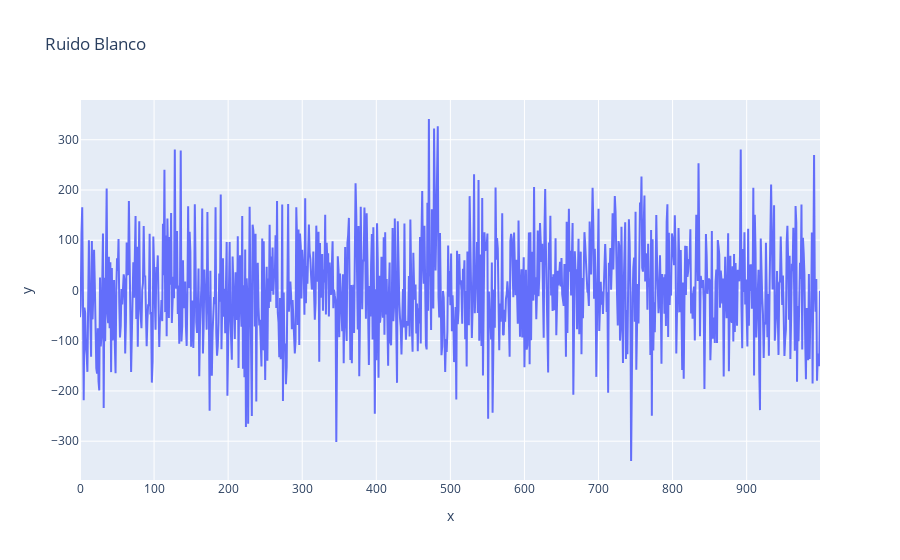

Source (notebook cell):
### Code cell
import numpy as np

n = 1000 # largo de la serie
time = np.arange(n) # valores tiempo
values = np.random.randn(n)*100 # sample

fig = px.line(x = time, y=values, title='Ruido Blanco')
fig.show()

### Figure 1 — Plotly figure (JSON) as saved in the notebook; plotly's stock layout.template omitted (floating-point values rounded to 4 significant figures; data arrays with more than 128 entries replaced by an {"elided": "..."} marker saying what was removed)
{"data": [{"hovertemplate": "x=%{x}<br>y=%{y}<extra></extra>", "legendgroup": "", "line": {"color": "#636efa", "dash": "solid"}, "marker": {"symbol": "circle"}, "mode": "lines", "name": "", "orientation": "v", "showlegend": false, "type": "scatter", "x": {"elided": "1000 int values"}, "xaxis": "x", "y": {"elided": "1000 float values"}, "yaxis": "y"}], "layout": {"legend": {"tracegroupgap": 0}, "title": {"text": "Ruido Blanco"}, "xaxis": {"anchor": "y", "domain": [0, 1], "title": {"text": "x"}}, "yaxis": {"anchor": "x", "domain": [0, 1], "title": {"text": "y"}}}}
